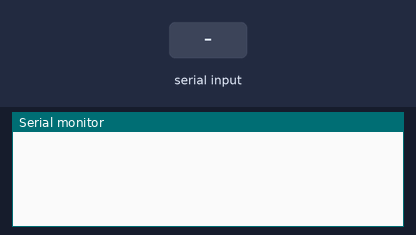
Recording of a sketch running on a simulated Arduino Mega 2560, built with avr-gcc and run on an emulated ATmega2560. Parts: the last lines printed to the serial monitor. The test bench sets the inputs (shaded band).

Above: at 1.2 s.
1.3 s: " " received over the second serial link
At 2.8 s:
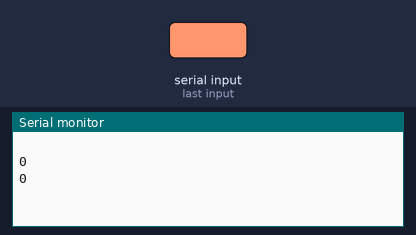
3.8 s: "1 90 45\n" received over the second serial link
At 5.3 s:
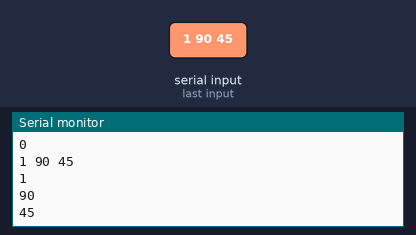
Timing chart, 0 to 6.8 s (numbered marks = the images above; inputs shaded):
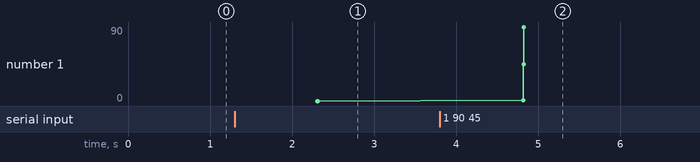

The sketch:

serialTest.ino
```cpp
// Pi to Arduino Serial Communication Test
int N1=0;
int N2=0;
String comdata="";
String dirc="";
int dist = 0;
int spd = 0;
String c1="";
int c2=0;
int c3=0;


void setup() {
// initialize both serial ports:
	Serial.begin(9600);
	Serial3.begin(9600);
}
void loop() {
// read from port 3, send to port 0:
	if (Serial3.available()) {

		String inByte = Serial3.readString();
    Serial.println(inByte);
    int FirstSpace = inByte.indexOf(" ");
    c1 = inByte.substring(0,FirstSpace);
    String m1 = inByte.substring(FirstSpace+1);
    int SecondSpace = m1.indexOf(" ");
    c2 = m1.substring(0,SecondSpace).toInt();
    c3 = m1.substring(SecondSpace,m1.length()).toInt();

    dirc = c1;
    spd = c2;
    dist = c3;

    Serial.println(dirc);
    Serial.println(spd);
    Serial.println(dist);
	}
// read from port 0, send to port 3:
	if (Serial.available()) {
		int inByte = Serial.read();
		Serial3.write(inByte);
	}
}
```

Measured:
- after the input at 1.3 s, the serial monitor: prints a new line after 1.0 s (image 1)
- after the input at 3.8 s, the serial monitor: prints a new line after 1.0 s (image 2)
- plotted number 1: 0 → 45 after the input at 3.8 s
